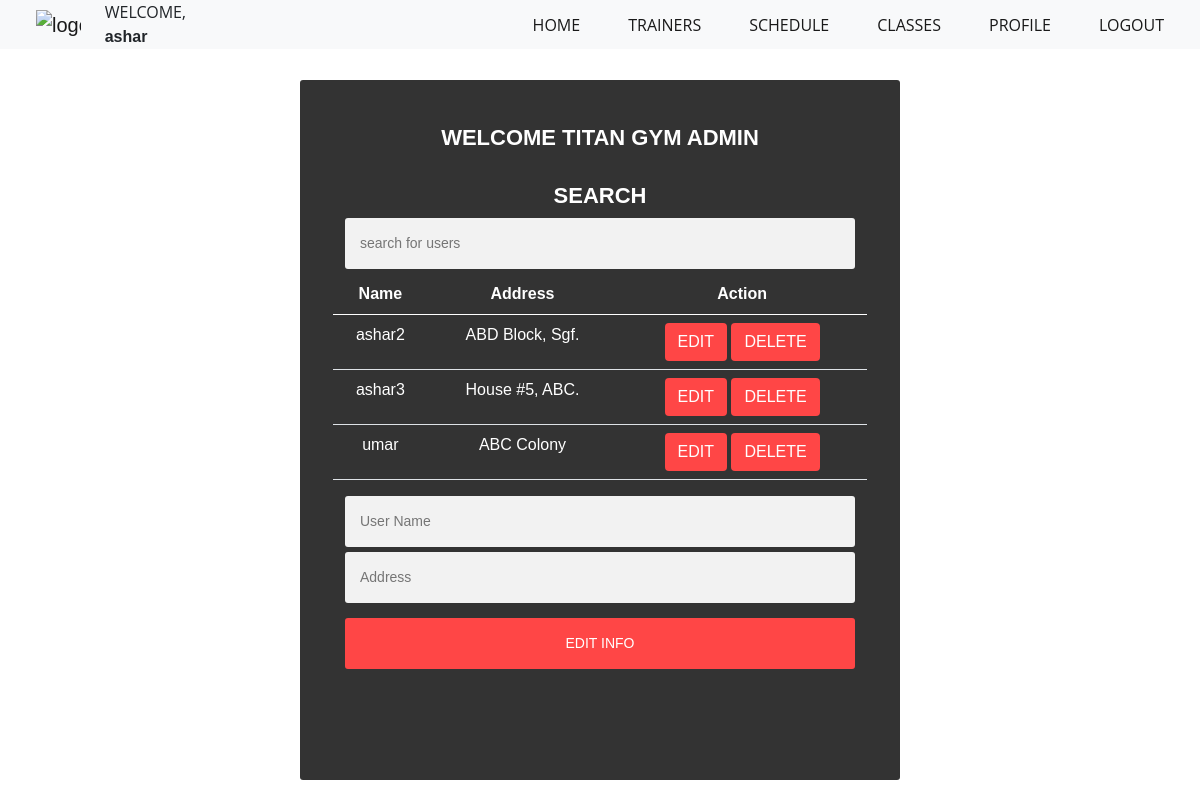
Page /home.php (signed in) on the committed database.
### tables this page shows
CREATE TABLE `users` (
  `id` int(11) NOT NULL,
  `username` varchar(255) NOT NULL,
  `password` varchar(255) NOT NULL,
  `email` varchar(255) NOT NULL,
  `phone` varchar(255) NOT NULL,
  `address` varchar(255) NOT NULL,
  `isadmin` tinyint(1) NOT NULL DEFAULT 0
);

### view-all-users.php (called while the page is built, shortened)
<?php
$query = "SELECT * FROM users WHERE isadmin='0'";
$userData = mysqli_query($db, $query);

### server.php (called while the page is built, shortened)
<?php
$username = '';
$address = '';

### home.php (the view, shortened to what this page needs)
<?php
include('server.php');
?>
<!DOCTYPE html>
<html lang="en">
<head>
    <link rel="stylesheet" href="https://stackpath.bootstrapcdn.com/font-awesome/4.7.0/css/font-awesome.min.css">
    <link rel="stylesheet" href="assets/css/bootstrap.min.css">
    <link rel="stylesheet" href="assets/plugins/OwlCarousel2-2.3.4/dist/assets/owl.carousel.min.css">
    <link rel="stylesheet" href="assets/plugins/OwlCarousel2-2.3.4/dist/assets/owl.theme.default.min.css">
    <link rel="stylesheet" href="assets/plugins/lightbox2-2.11.1/dist/css/lightbox.min.css">
    <link rel="stylesheet" href="assets/css/styles.css">
</head>
<body>
    <nav class="navbar navbar-expand-lg navbar-light bg-light sticky py-0 m-0">
        <div class="container-fluid">
            <a class="navbar-brand mx-4" href="#"><img class="img-fluid" src="./assets/images/gym_logo.png" alt="logo" width="50" height="50"></a>
            <?php if (isset($_SESSION["username"])) : ?>
                <p class="nav-item m-0 p-0">WELCOME, <strong> <?php echo $_SESSION['username']; ?></strong></p>
            <?php endif ?>
            <div class="collapse navbar-collapse justify-content-end" id="navbarNav">
                <ul class="navbar-nav ">
                    <li class="nav-item mx-3"><a class="nav-link active" href="home.php">HOME</a></li>
                    <li class="nav-item mx-3"><a class="nav-link active" href="#">TRAINERS</a></li>
                    <li class="nav-item mx-3"><a class="nav-link active" href="#">SCHEDULE</a></li>
                    <li class="nav-item mx-3"><a class="nav-link active" href="gym-classes.php">CLASSES</a></li>
                    <li class="nav-item mx-3"><a class="nav-link active" href="view-user.php?profile='1'">PROFILE</a></li>
                    <li class="nav-item mx-3"><a class="nav-link active" href="home.php?logout='1'">LOGOUT</a></li>
                </ul>
            </div>
        </div>
    </nav>
    <section class="main p-0 m-0">
        <div class="container-fluid">
            <div class="row">
                <div class="col-md-12  p-0 m-0">
                    <div class="carousel-caption main-content form2">
                        <?php if ($_SESSION['isadmin'] == 1) :    ?>
                            <h1>Welcome Titan Gym Admin</h1>
                            <br>
                            <h1>Search</h1>
                            <input type="text" name="userSearch" id="userSearch" placeholder="search for users">
                            <?php include('view-all-users.php'); ?>
                            <div class="row justify-content-center">
                                <table class="table">
                                    <thead>
                                        <tr>
                                            <th>Name</th>
                                            <th>Address</th>
                                            <th colspan="2">Action</th>
                                        </tr>
                                    </thead>
                                    <?php
                                    while ($row = $userData->fetch_assoc()) : ?>
                                        <tr>
                                            <td><?php echo $row['username'];  ?></td>
                                            <td><?php echo $row['address'];  ?></td>
                                            <td>
                                                <a href="home.php?adminEdit=<?php echo $row['username'];  ?> " class="btn">Edit</a>
                                                <a href="home.php?adminDelete=<?php echo $row['username'];  ?>" class="btn">Delete</a>
                                            </td>
                                        </tr>
                                    <?php
                                    endwhile ?>
                                </table>
                            </div>
                            <form id="form" class="signup-form" method="POST" action="home.php">
                                <input class="" name="username" type="text" value="<?php echo $username; ?>" placeholder="User Name" id="username"><br>
                                <input class="" name="address" type="text" value="<?php echo $address ?>" placeholder="Address" id="address"><br>
                                <button type="submit" name="adminEditUser">Edit Info</button>
                            </form>
                        <?php endif ?>
                    </div>
                </div>
            </div>
        </div>
    </section>
</body>
</html>

### assets/css/styles.css (style rules this page uses)
* { box-sizing: border-box; font-family: Raleway, Helvetica, sans-serif; }
a { text-decoration: none!important; display: inline-block }
a, button, li, p { font-family: "Open Sans", Helvetica, sans-serif }
tr, td { color: white; }
.heading, h1, h2, h3, h4, h5, h6 { font-weight: 700; text-transform: uppercase; font-size: 22px }
li, ul { margin: 0; padding: 0; list-style: none }
.sticky { position: fixed; width: 100%; z-index: 1000; transition: .5s; background-color: #fff; animation: fade 1s }
body, html { padding: 0; margin: 0 }
.form2 { position: absolute; top: 10%; font-family: Raleway, Helvetica, sans-serif; width: 50%; background: rgba(0, 0, 0, 0.8); padding: 45px; text-align: center; border-radius: 3px; justify-content: center; left: 25%; }
.form2 input { font-family: Raleway, Helvetica, sans-serif; outline: 1; background: #f2f2f2; width: 100%; border: 0; margin: 0 0 5px; padding: 15px; box-sizing: border-box; font-size: 14px; border-radius: 3px; }
.form2 button { font-family: Raleway, Helvetica, sans-serif; text-transform: uppercase; outline: 0; background: #ff4646; width: 100%; border: 0; padding: 15px; color: #FFFFFF; font-size: 14px; cursor: pointer; border-radius: 3px; margin: 10px 0 10px; }
.form2 .btn { font-family: Raleway, Helvetica, sans-serif; text-transform: uppercase; background: #ff4646; color: #FFFFFF; }

### rows in the picture
users: username "ashar2", address "ABD Block, Sgf."
users: username "ashar3", address "House #5, ABC."
users: username "umar", address "ABC Colony"

### other values in the picture
$_SESSION['username'] "ashar"
